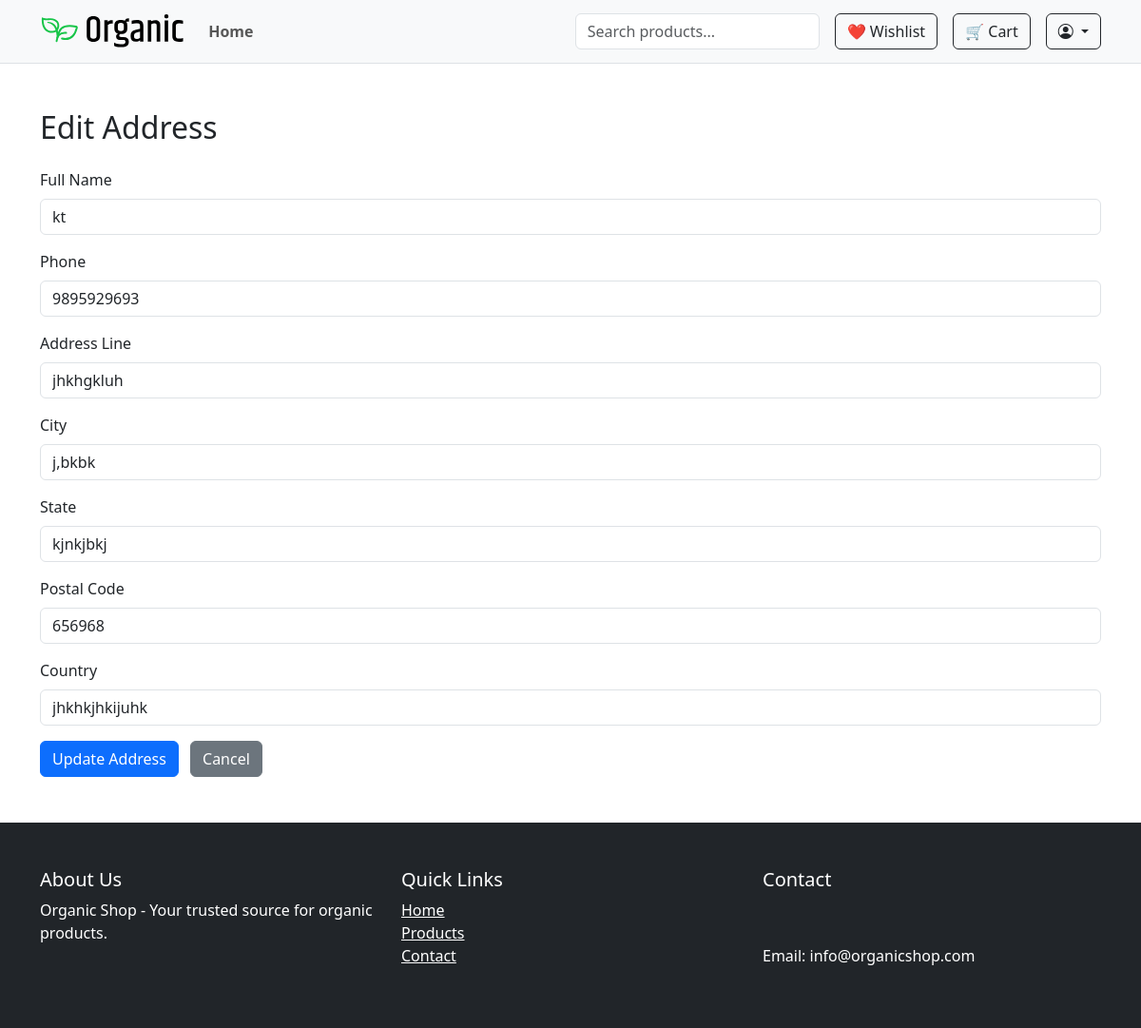
The app's page /accounts/address/edit/11/?next=/accounts/checkout/ (signed in), older data.
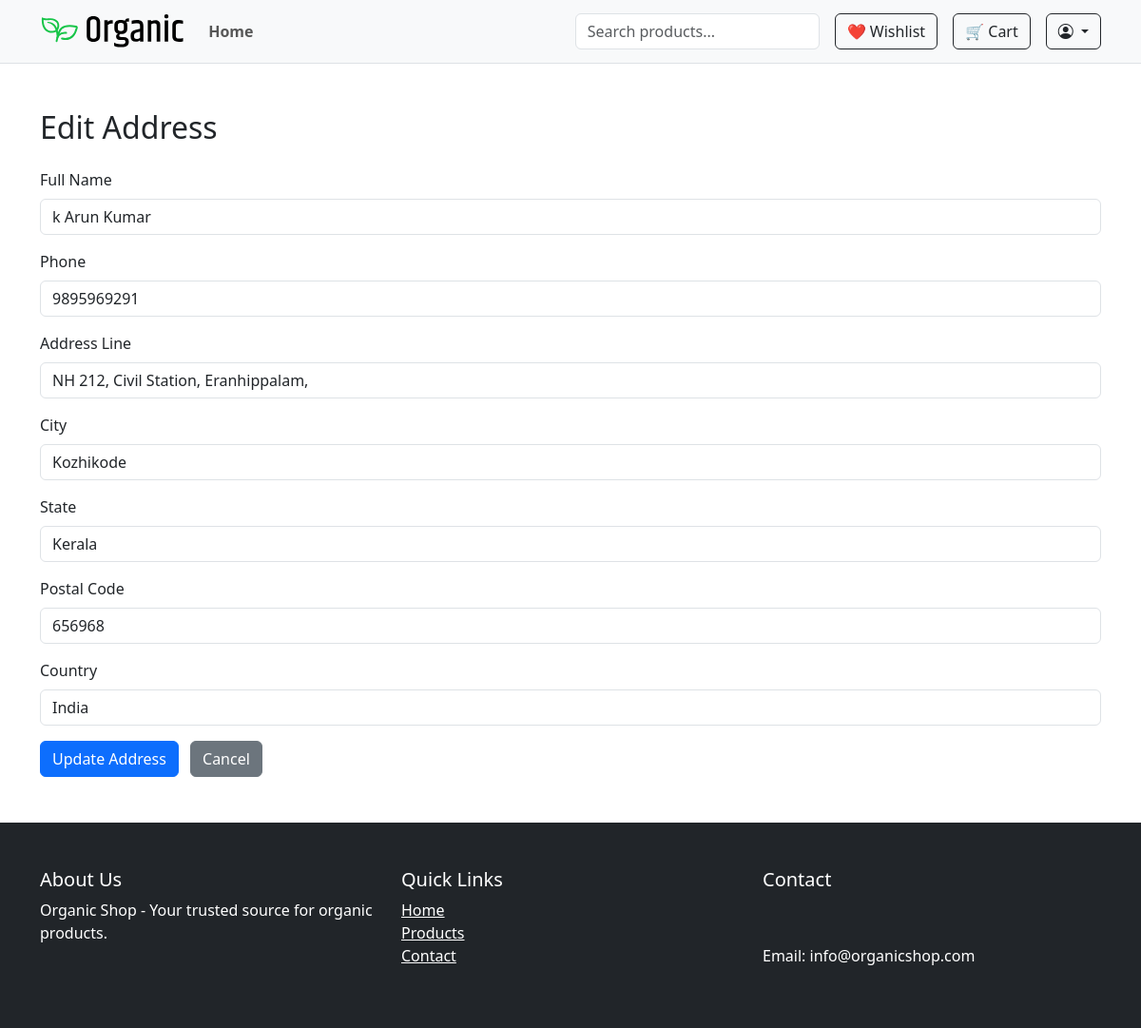
The same page, newer data.
### accounts/models.py (models this page shows, shortened)
class Address(models.Model):
    user = models.ForeignKey(User, on_delete=models.CASCADE, related_name='addresses')
    full_name = models.CharField(max_length=100)
    phone = models.CharField(max_length=20)
    address_line = models.TextField()
    city = models.CharField(max_length=50)
    postal_code = models.CharField(max_length=10)
    state=models.CharField(max_length=50)
    country = models.CharField(max_length=50)
    is_default = models.BooleanField(default=False)

### accounts/views.py (the view)
# urls.py: path('address/edit/<int:address_id>/', views.edit_address, name='edit_address'),
@login_required
def edit_address(request, address_id):
    address = get_object_or_404(Address, id=address_id, user=request.user)
    next_url = request.GET.get('next') or request.POST.get('next') or reverse('accounts:profile')
    if request.method == 'POST':
        form = AddressForm(request.POST, instance=address)
        if form.is_valid():
            form.save()
            messages.success(request, 'Address updated successfully.')
            return redirect(next_url)
    else:
        form = AddressForm(instance=address)
    context = {
        'form': form,
        'address': address, # Pass the address object for display purposes (e.g., in a title)
        'next': next_url
    }
    return render(request, 'accounts/edit_address.html', context)

### accounts/forms.py (shortened to what this page needs)
class AddressForm(forms.ModelForm):
    class Meta:
        model = Address
        fields = ['full_name', 'phone', 'address_line', 'city','state' ,'postal_code', 'country']
        widgets = {
            'full_name': forms.TextInput(attrs={'class': 'form-control'}),
            'phone': forms.TextInput(attrs={'class': 'form-control'}),
            'address_line': forms.TextInput(attrs={'class': 'form-control'}),
            'city': forms.TextInput(attrs={'class': 'form-control'}),
            'state': forms.TextInput(attrs={'class': 'form-control'}),
            'postal_code': forms.TextInput(attrs={'class': 'form-control'}),
            'country': forms.TextInput(attrs={'class': 'form-control'}),
        }

### shop/context_processors.py (called while the page is built)
def wishlist_context(request):
    wishlist_count = 0
    if request.user.is_authenticated:
        wishlist_count = Wishlist.objects.filter(user=request.user).count()
    return {'wishlist_items_count': wishlist_count}

### accounts/templates/accounts/edit_address.html (shortened to what this page needs)
{% extends 'shop/base.html' %}
{% block content %}
<div class="container py-5">
    <h2 class="mb-4">Edit Address</h2>
    <form method="POST">
        <div class="mb-3">
            <label for="full_name" class="form-label">Full Name</label>
            <input type="text" name="full_name" id="full_name" class="form-control"
                   value="{{ address.full_name }}" required>
        </div>
        <div class="mb-3">
            <label for="phone" class="form-label">Phone</label>
            <input type="text" name="phone" id="phone" class="form-control"
                   value="{{ address.phone }}" required>
        </div>
        <div class="mb-3">
            <label for="address_line" class="form-label">Address Line</label>
            <input type="text" name="address_line" id="address_line" class="form-control"
                   value="{{ address.address_line }}" required>
        </div>
        <div class="mb-3">
            <label for="city" class="form-label">City</label>
            <input type="text" name="city" id="city" class="form-control"
                   value="{{ address.city }}" required>
        </div>
        <div class="mb-3">
            <label for="state" class="form-label">State</label>
            <input type="text" name="state" id="state" class="form-control"
                   value="{{ address.state }}" required>
        </div>
        <div class="mb-3">
            <label for="postal_code" class="form-label">Postal Code</label>
            <input type="text" name="postal_code" id="postal_code" class="form-control"
                   value="{{ address.postal_code }}" required>
        </div>
        <div class="mb-3">
            <label for="country" class="form-label">Country</label>
            <input type="text" name="country" id="country" class="form-control"
                   value="{{ address.country }}" required>
        </div>
        <button type="submit" class="btn btn-primary">Update Address</button>
        <a href="{{ next|default:'shop:index' }}" class="btn btn-secondary ms-2">Cancel</a>
    </form>
</div>
{% endblock %}

Row changes from the older to the newer data that the page shows:
changed Address: full_name "kt" → "k Arun Kumar"; phone "9895929693" → "9895969291"; address_line "jhkhgkluh" → "NH 212, Civil Station, Eranhippalam,"; city "j,bkbk" → "Kozhikode"; state "kjnkjbkj" → "Kerala"; country "jhkhkjhkijuhk" → "India"
